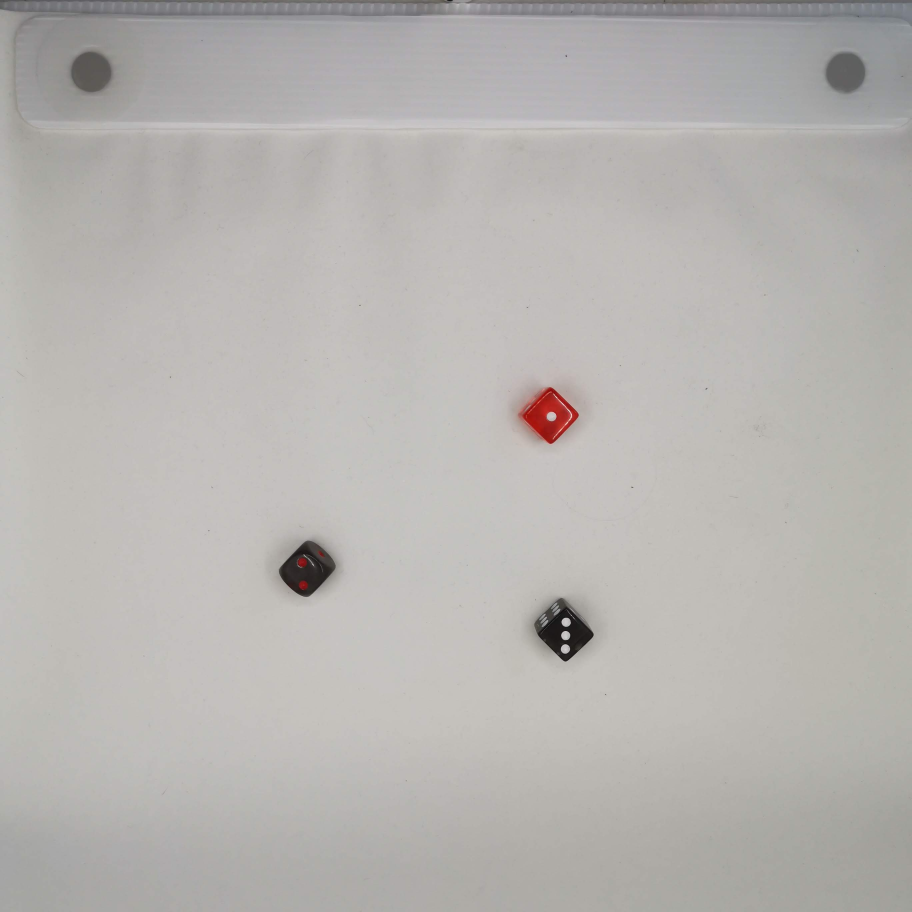
#> input picture ExU2/img/IMG_20191209_100614.jpg, 2736 x 2736 px (shown at 1/3 size); its folder holds only this picture in this run
$ jupyter execute prueba3.ipynb
#> lines starting #> are read from the running program, lines starting #| are printed output that depends on the picture; after the words box and inside, x2 and y2 are one past the last pixel; in counts of white or black regions, pixels touching at a corner belong together
#> in process_image, img is the input picture: shape (2736, 2736, 3); mean B, G, R 177, 179.8, 182.6
[cell 1]
#Esta es una version reescrita del codigo original prueba2
import cv2
import numpy as np
import os
import matplotlib.pyplot as plt
import pandas as pd

image_folder = "img"

def preprocess(img):
    gray = cv2.cvtColor(img, cv2.COLOR_BGR2GRAY)
    blur = cv2.GaussianBlur(gray, (9, 9), 0)
    _, th = cv2.threshold(blur, 0, 255, cv2.THRESH_BINARY + cv2.THRESH_OTSU)
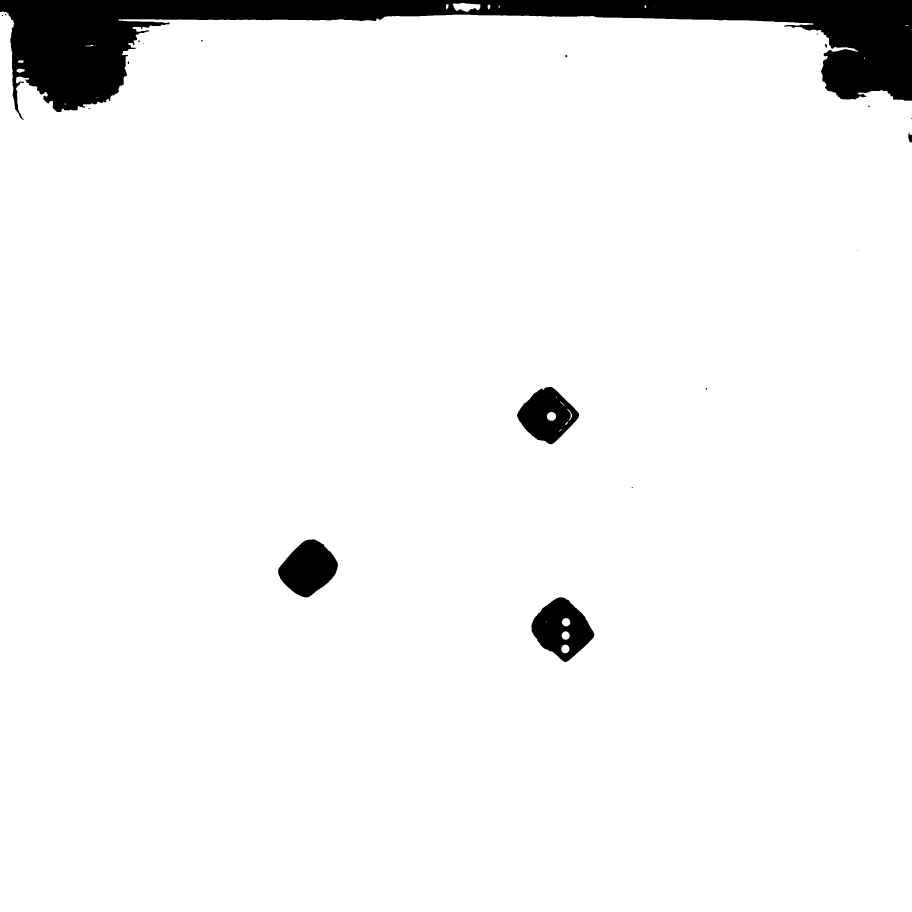
#> th: shape (2736, 2736) (shown at 1/3 size); 95.2% white; 20 black regions (11 under 20 px), largest, box (x1, y1, x2, y2) and area: (0, 0, 2736, 360) 296958, (1594, 1792, 1783, 1986) 21548, (834, 1618, 1014, 1792) 20520
    th = cv2.bitwise_not(th)
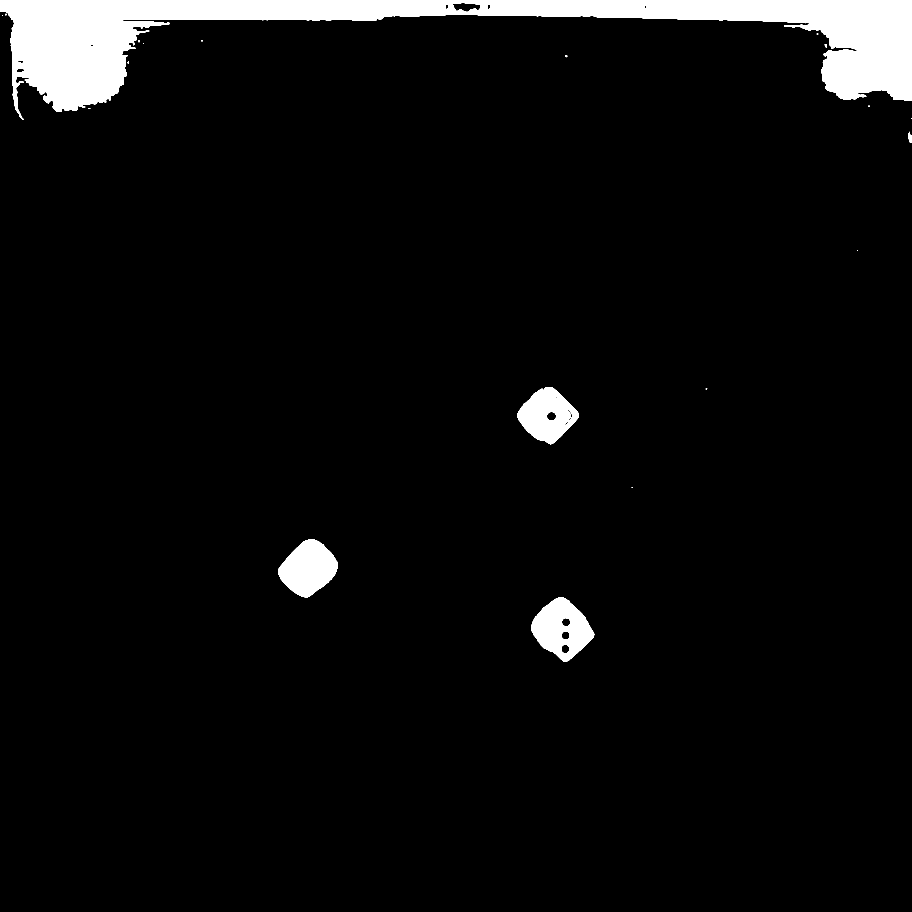
#> th: shape (2736, 2736) (shown at 1/3 size); 4.8% white; 20 white regions (11 under 20 px), largest, box (x1, y1, x2, y2) and area: (0, 0, 2736, 360) 296958, (1594, 1792, 1783, 1986) 21548, (834, 1618, 1014, 1792) 20520
    kernel = np.ones((3, 3), np.uint8)
    close = cv2.morphologyEx(th, cv2.MORPH_CLOSE, kernel)
#> close: shape (2736, 2736); 4.8% white; 20 white regions (11 under 20 px), largest, box (x1, y1, x2, y2) and area: (0, 0, 2736, 360) 297091, (1594, 1792, 1783, 1986) 21556, (834, 1618, 1014, 1792) 20520
    return close

def detect_dice(binary):
    num_labels, labels, stats, centroids = cv2.connectedComponentsWithStats(binary)
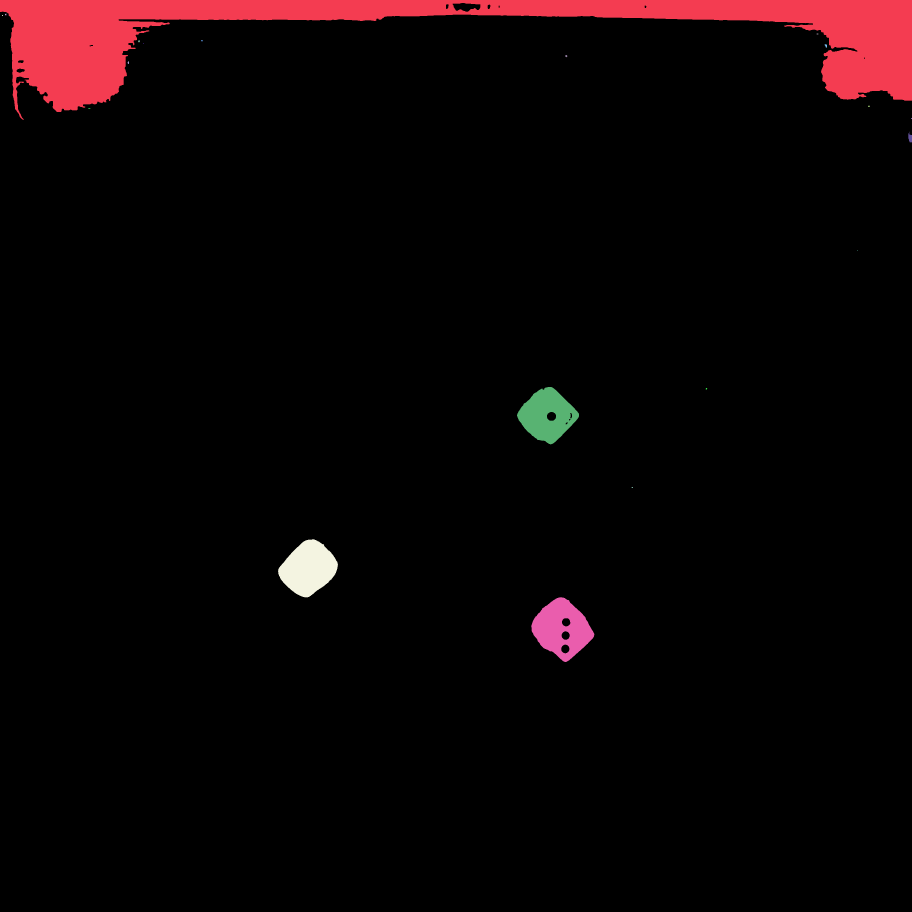
#> labels: shape (2736, 2736) int32 (shown at 1/3 size); 21 distinct labels, from 0 to 20; one colour per label, 0 black
#> num_labels = 21; stats = 21 rows, first 6: [0, 9, 2736, 2727, 7126739], [0, 0, 2736, 360, 297091], [15, 41, 4, 5, 16], [6, 45, 3, 3, 9], [2450, 101, 5, 2, 10], [415, 121, 4, 6, 21]; centroids = 21 rows, first 8: [1369.9, 1418.2], [1297.5, 98.78], [16.81, 43.19], [7, 46], [2452, 101.5], [416.6, 123.4], [605.4, 121.5], [429.7, 129.3]
    dice_boxes = []

    for i in range(1, num_labels):
        area = stats[i, cv2.CC_STAT_AREA]
        if area < 1000 or area > 30000:
            continue

        x = stats[i, cv2.CC_STAT_LEFT]
        y = stats[i, cv2.CC_STAT_TOP]
        w = stats[i, cv2.CC_STAT_WIDTH]
        h = stats[i, cv2.CC_STAT_HEIGHT]

        ratio = w / float(h)
        if ratio < 0.5 or ratio > 1.3:
            continue

        dice_boxes.append((x, y, w, h))
#> this loop made 20 passes
#> area on passes 1, 5, 8, 9, 10, 14: 297091, 21, 49, 31, 26, 241
#> after the loop, dice_boxes = [(1551, 1161, 186, 172), (834, 1618, 180, 174), (1594, 1792, 189, 194)]

    return sorted(dice_boxes, key=lambda b: (b[1], b[0]))

def detect_dots(roi):
    gray = cv2.cvtColor(roi, cv2.COLOR_BGR2GRAY)
    blur = cv2.GaussianBlur(gray, (11, 11), 2)

    h, w = gray.shape
    circles = cv2.HoughCircles(
        blur,
        cv2.HOUGH_GRADIENT,
        dp=1.2,
        minDist=min(h, w) / 3,
        param1=65,
        param2=20,
        minRadius=int(min(h, w) * 0.08),
        maxRadius=int(min(h, w) * 0.20)
    )

    return min(len(circles[0]), 6) if circles is not None else 0

def process_image(path):
    img = cv2.imread(path)
    binary = preprocess(img)
    dice_boxes = detect_dice(binary)

    values = []
    for (x, y, w, h) in dice_boxes:
        margin = int(0.10 * min(w, h))
        roi = img[y + margin:y + h - margin, x + margin:x + w - margin]

        dots = detect_dots(roi)
        values.append(dots)

        cv2.rectangle(img, (x, y), (x + w, y + h), (0, 255, 0), 2)
        cv2.putText(
            img,
            str(dots),
            (x, y - 10),
            cv2.FONT_HERSHEY_SIMPLEX,
            0.8,
            (0, 0, 255),
            2
        )
#> this loop made 3 passes
#> (x, y, margin, circles in detect_dots, dots) on passes 1 to 2: (1551, 1161, 17, [[85.8, 71.4, 13.64], [132.6, 69, 15.68]], 2), (834, 1618, 17, [[65.4, 54.6, 27.32]], 1)
#> pass 1, in process_image, `roi = img[y + margin:y + h - margin, x + margin:x + w - margin]`:
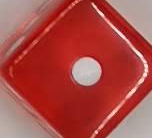
#> roi: shape (138, 152, 3); mean B, G, R 69.9, 74.8, 171
#> pass 1, in detect_dots, `gray = cv2.cvtColor(roi, cv2.COLOR_BGR2GRAY)`:
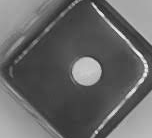
#> gray: shape (138, 152); min 29, max 244, mean 103
#> pass 1, in detect_dots, `blur = cv2.GaussianBlur(gray, (11, 11), 2)`:
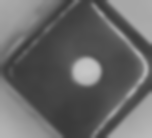
#> blur: shape (138, 152); min 58, max 198, mean 103
#> pass 2, in process_image, `roi = img[y + margin:y + h - margin, x + margin:x + w - margin]`:
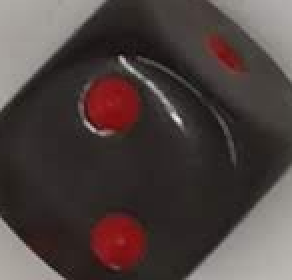
#> roi: shape (140, 146, 3) (shown 2 times larger); mean B, G, R 64, 66, 77.3
#> after the loop:
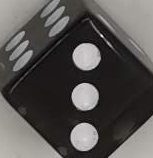
#> roi: shape (158, 153, 3); mean B, G, R 81.7, 83.7, 86.6
#> after the loop, values = [2, 1, 3]


    values = [min(v, 6) for v in values]


    valid_dice = [v for v in values if v >= 1]
#> valid_dice = [2, 1, 3]

    return img, len(valid_dice), valid_dice


# [12 lines left out: function read_annotation, not called in this run]


results = []

for file in os.listdir(image_folder):
    path = os.path.join(image_folder, file)
    img_out, dice_count, values = process_image(path)
#> dice_count = 3; values = [2, 1, 3]

    plt.figure(figsize=(6, 6))
    plt.imshow(cv2.cvtColor(img_out, cv2.COLOR_BGR2RGB))
    plt.title(file)
    plt.axis("off")
    plt.show()
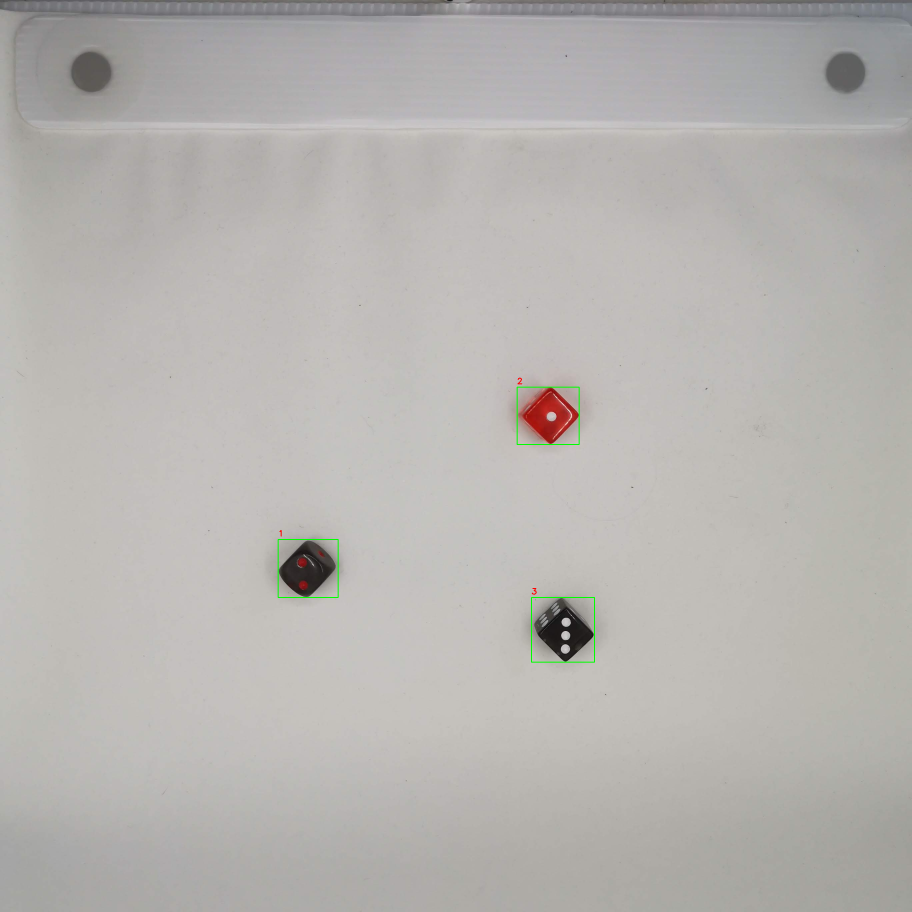
#> shown: shape (2736, 2736, 3) (shown at 1/3 size); mean R, G, B 182.5, 179.8, 176.8

    results.append({
        "image": file,
        "detected_dice": dice_count,
        "detected_faces": values
    })

$ run again, on ExU2/img/IMG_20191209_100633.jpg
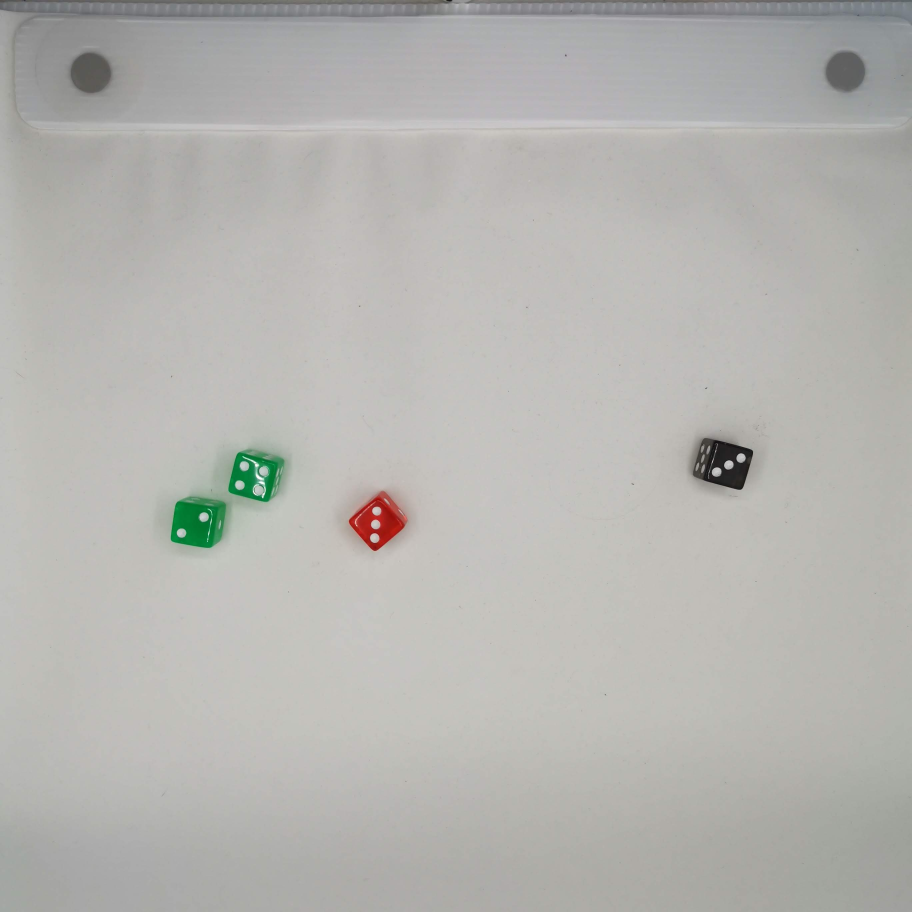
#> input picture ExU2/img/IMG_20191209_100633.jpg, 2736 x 2736 px (shown at 1/3 size)
#> in process_image, img is the input picture: shape (2736, 2736, 3); mean B, G, R 176.8, 180.4, 181.2
#> close: shape (2736, 2736); 5.2% white; 28 white regions (19 under 20 px), largest, box (x1, y1, x2, y2) and area: (0, 0, 2736, 364) 303917, (2066, 1306, 2261, 1471) 23464, (511, 1487, 694, 1645) 22111
#> labels: shape (2736, 2736) int32; 29 distinct labels, from 0 to 28
#> num_labels = 29; stats = 29 rows, first 6: [0, 9, 2736, 2727, 7099594], [0, 0, 2736, 364, 303917], [25, 67, 1, 4, 4], [2309, 70, 2, 2, 4], [456, 99, 2, 5, 9], [2443, 104, 4, 2, 8]; centroids = 29 pairs, first value 20.29 to 2734.8, second value 68.5 to 1562.7
#> the loop in detect_dice, `for i in range(1, num_labels):` made 28 passes
#> area on passes 1, 9, 14, 16, 19: 303917, 35, 30, 558, 26
#> after the loop in detect_dice, `for i in range(1, num_labels):`: dice_boxes = [(2066, 1306, 195, 165), (683, 1346, 175, 161), (1045, 1472, 180, 182), (511, 1487, 183, 158)]
#> the loop in process_image, `for (x, y, w, h) in dice_boxes:` made 4 passes
#> (x, y, margin, circles in detect_dots, dots) on passes 1, 3, 4: (2066, 1306, 16, [[67.8, 94.2, 13.6], [141, 51, 13.72]], 2), (1045, 1472, 18, [[60.6, 123, 13.88], [65.4, 42.6, 12.32]], 2), (511, 1487, 15, [[17.4, 96.6, 13.36], [85.8, 48.6, 13.6]], 2)
#> after the loop in process_image, `for (x, y, w, h) in dice_boxes:`:
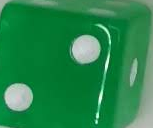
#> roi: shape (128, 153, 3); mean B, G, R 74.9, 134, 36.5
#> after the loop in process_image, `for (x, y, w, h) in dice_boxes:`: values = [2, 4, 2, 2]
#> `img_out, dice_count, values = process_image(path)`: dice_count = 4; values = [2, 4, 2, 2]
#> `plt.show()`:
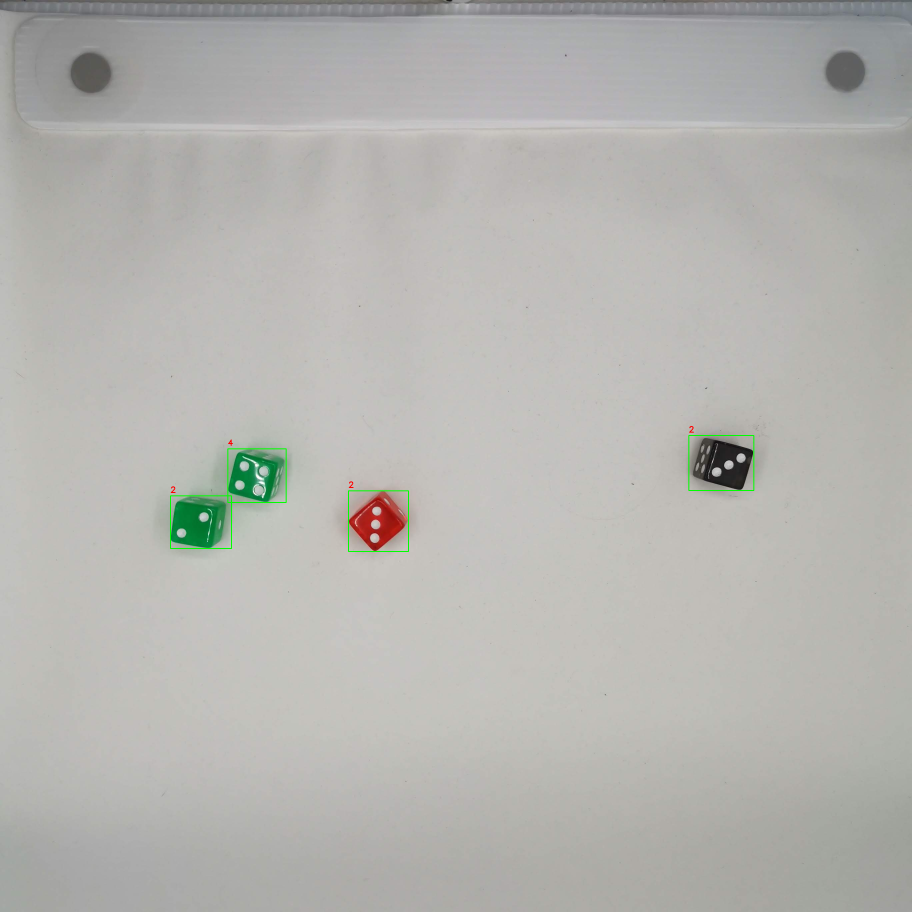
#> shown: shape (2736, 2736, 3) (shown at 1/3 size); mean R, G, B 181, 180.5, 176.6
